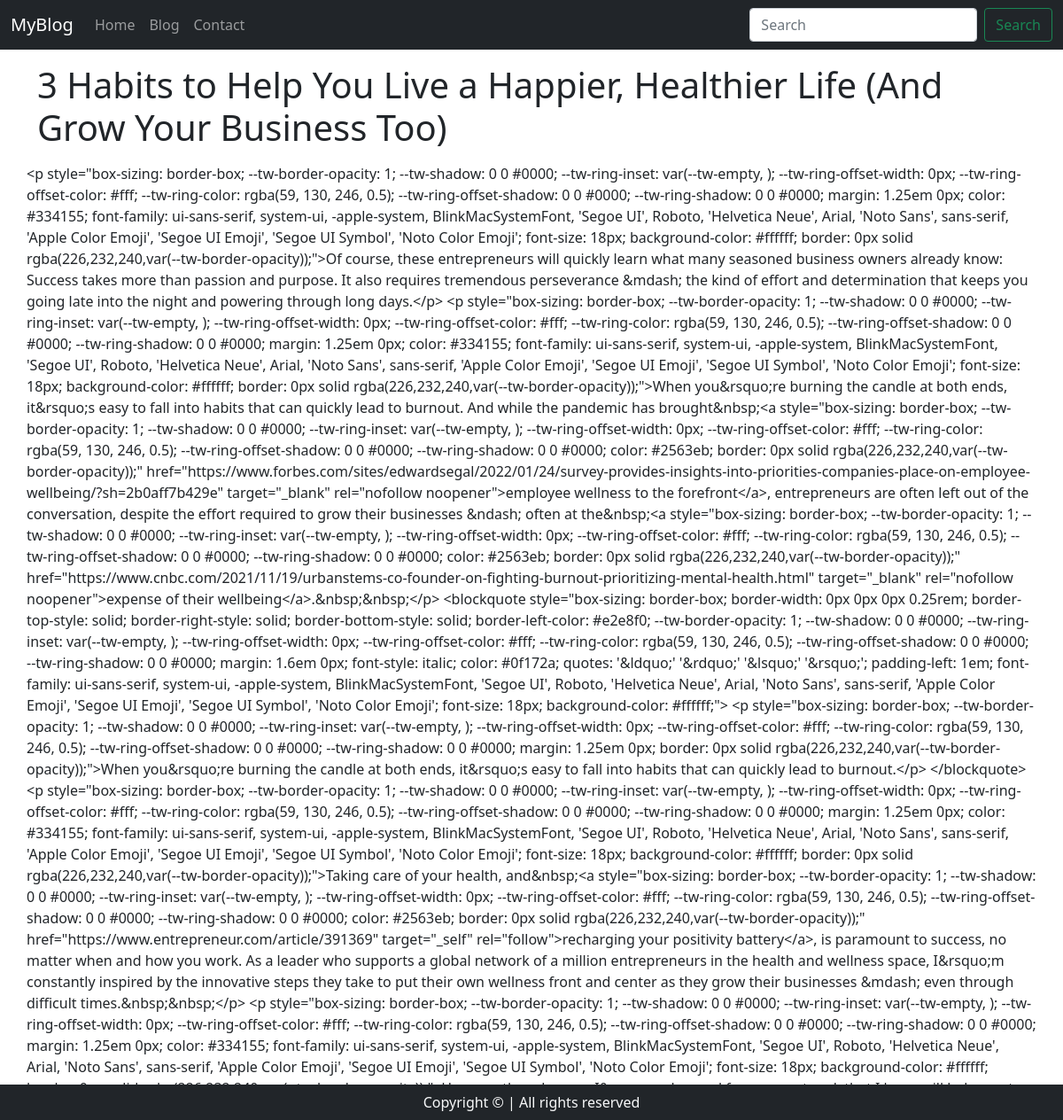
The app's page /blogpost/blog2 with its own data.
### blog/models.py (models this page shows, shortened)
class Blog(models.Model):
    sno = models.AutoField(primary_key=True)
    title = models.CharField(max_length=200)
    content = models.TextField()
    short_desc = models.CharField(max_length=200, default="")
    slug = models.CharField(max_length=100)
    time = models.DateTimeField(auto_now_add=True)

### blog/views.py (the view)
# urls.py: path('blogpost/<str:slug>',views.blogpost, name='blogpost'),
def blogpost(request, slug):
    blog = Blog.objects.filter(slug=slug).first()
    context = {'blog' : blog}
    return render(request, 'blogpost.html', context)

### templates/blogpost.html
{% extends 'base.html' %}
{% block body%}
<div class="container">
    <h1 class="my-3">{{blog.title}}</h1>
    <div class="row">
        {{blog.content}}
    </div>
</div>
{% endblock body%}

### records on screen
Blog: title "3 Habits to Help You Live a Happier, Healthier Life (And Grow Your Business Too)", content "<p style=\"box-sizing: border-box; --tw-border-opacity: 1; --tw-shadow: 0 0 #0000; --tw-ring-inset: var(--tw-empty, ); --tw-ring-offset-width: 0px; --tw-ring-offset-color: #fff; --tw-ring-color: rgba(59, 130, 246, 0.5); --tw-ring-offset-shadow: 0 0 #0000; --tw-ring-shadow: 0 0 #0000; margin: 1.25em 0px; color: #334155; font-family: ui-sans-serif, system-ui, -apple-system, BlinkMacSystemFont, 'Segoe UI', Roboto, 'Helvetica Neue', Arial, 'Noto Sans', sans-serif, 'Apple Color Emoji', 'Segoe UI Emoji', 'Segoe UI Symbol', 'Noto Color Emoji'; font-size: 18px; background-color: #ffffff; border: 0px solid rgba(226,232,240,var(--tw-border-opacity));\">Of course, these entrepreneurs will quickly learn…"
